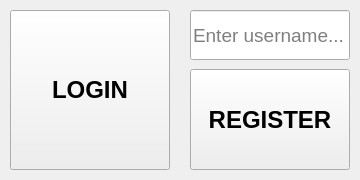
<?xml version="1.0" encoding="UTF-8"?>
<ui version="4.0">
 <class>mainWindow</class>
 <widget class="QMainWindow" name="mainWindow">
  <property name="geometry">
   <rect>
    <x>0</x>
    <y>0</y>
    <width>360</width>
    <height>180</height>
   </rect>
  </property>
  <property name="sizePolicy">
   <sizepolicy hsizetype="Fixed" vsizetype="Fixed">
    <horstretch>0</horstretch>
    <verstretch>0</verstretch>
   </sizepolicy>
  </property>
  <property name="minimumSize">
   <size>
    <width>360</width>
    <height>180</height>
   </size>
  </property>
  <property name="maximumSize">
   <size>
    <width>360</width>
    <height>180</height>
   </size>
  </property>
  <property name="windowTitle">
   <string>Security System</string>
  </property>
  <property name="tabShape">
   <enum>QTabWidget::Rounded</enum>
  </property>
  <widget class="QWidget" name="centralWidget">
   <widget class="QPushButton" name="loginButton">
    <property name="geometry">
     <rect>
      <x>10</x>
      <y>10</y>
      <width>160</width>
      <height>160</height>
     </rect>
    </property>
    <property name="font">
     <font>
      <pointsize>18</pointsize>
      <weight>75</weight>
      <italic>false</italic>
      <bold>true</bold>
      <underline>false</underline>
      <strikeout>false</strikeout>
      <kerning>true</kerning>
     </font>
    </property>
    <property name="text">
     <string>LOGIN</string>
    </property>
   </widget>
   <widget class="QPushButton" name="registerButton">
    <property name="geometry">
     <rect>
      <x>190</x>
      <y>69</y>
      <width>160</width>
      <height>101</height>
     </rect>
    </property>
    <property name="font">
     <font>
      <pointsize>18</pointsize>
      <weight>75</weight>
      <italic>false</italic>
      <bold>true</bold>
      <underline>false</underline>
      <strikeout>false</strikeout>
      <kerning>true</kerning>
     </font>
    </property>
    <property name="text">
     <string>REGISTER</string>
    </property>
   </widget>
   <widget class="QLineEdit" name="usernameLineEdit">
    <property name="geometry">
     <rect>
      <x>190</x>
      <y>10</y>
      <width>160</width>
      <height>50</height>
     </rect>
    </property>
    <property name="font">
     <font>
      <pointsize>14</pointsize>
     </font>
    </property>
    <property name="text">
     <string/>
    </property>
    <property name="placeholderText">
     <string>Enter username...</string>
    </property>
   </widget>
  </widget>
 </widget>
 <resources/>
 <connections/>
</ui>
